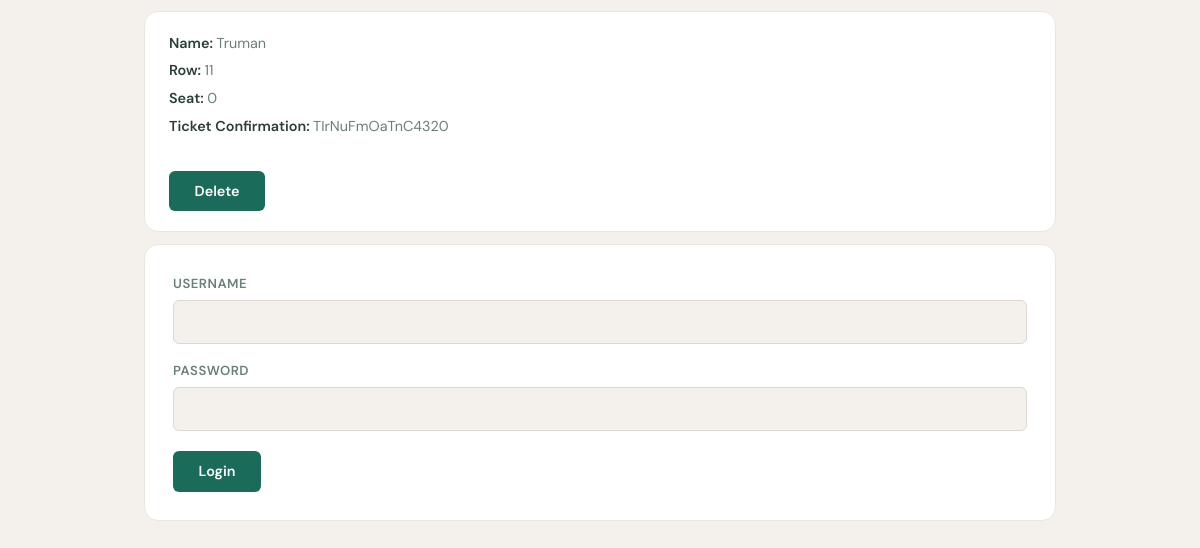
The app's page /admin (signed in, lower part), older data.
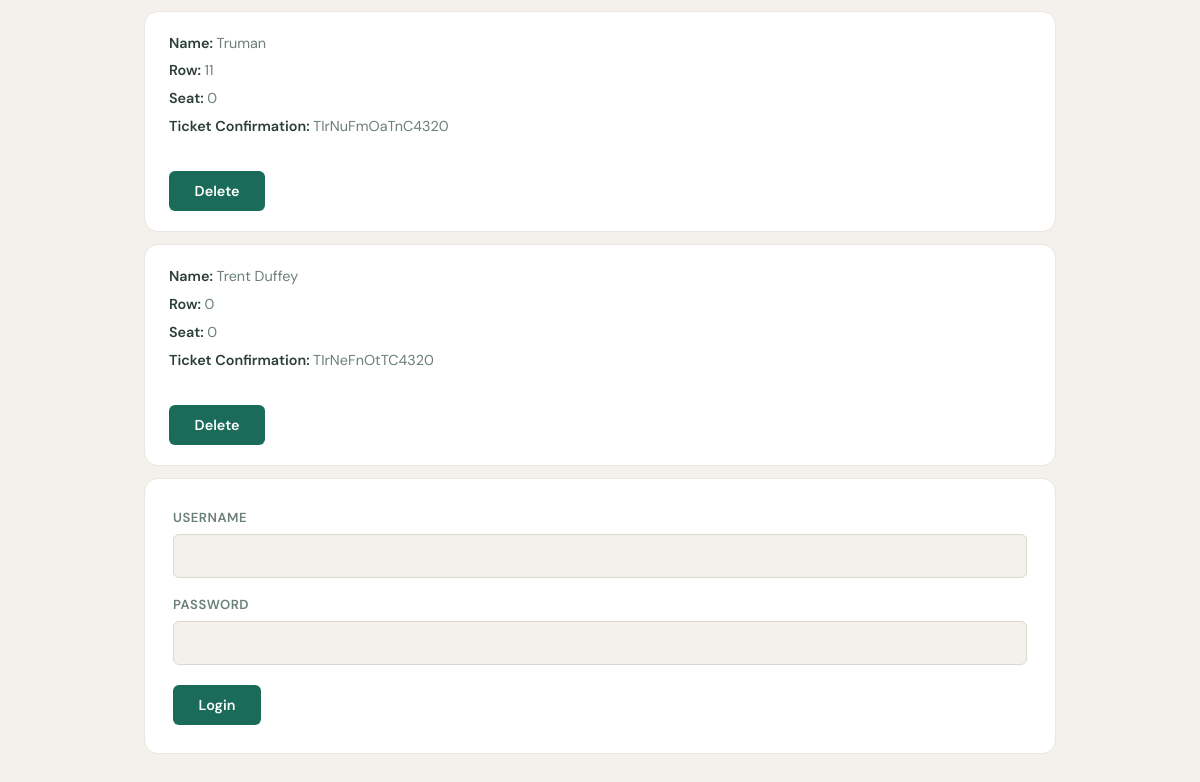
The same page, newer data.
### tables this page shows
CREATE TABLE reservations (
    id INTEGER PRIMARY KEY AUTOINCREMENT,
    passengerName TEXT NOT NULL,
    seatRow INTEGER NOT NULL,
    seatColumn INTEGER NOT NULL,
    eTicketNumber TEXT NOT NULL,
    created TIMESTAMP NOT NULL DEFAULT CURRENT_TIMESTAMP
);

### app.py (the view, shortened to what this page needs)
@app.route('/admin', methods=('GET','POST'))
def admin_get():
    reservations = []
    if session.get('admin_logged_in'):
        mydb = sqlite3.connect(os.path.join(os.path.dirname(__file__), "reservations.db"))
        mydb.row_factory = sqlite3.Row
        cursor = mydb.cursor()
        cursor.execute("SELECT * FROM reservations;")
        reservations = cursor.fetchall()
        mydb.close()
    return render_template('admin.html', reservations=reservations)

### templates/admin.html (shortened to what this page needs)
{% extends 'base.html' %}
{% block content %}
    {% if session.get('admin_logged_in') %}
        {% include 'admin_dashboard.html' %}
    {% endif %}
    <form method="POST" class="login-form">
        <label>Username</label>
        <input type="text" name="username" required>
        <label>Password</label>
        <input type="text" name="password" required>
        <button type="submit">Login</button>
    </form>
{% endblock %}

### templates/base.html (shortened to what this page needs)
<!DOCTYPE html>
<html lang="en">
<head>
</head>
<body>
        <div class="content">
            {% block content %} {% endblock %}
        </div>
</body>
</html>

### templates/admin_dashboard.html (shortened to what this page needs)
{% block content %}
    {% for reservation in reservations %}
        <div class="post">
                <p><strong>Name: </strong> {{ reservation['passengerName'] }}</p>
                <p><strong>Row: </strong> {{ reservation['seatRow'] }}</p>
                <p><strong>Seat: </strong> {{ reservation['seatColumn'] }}</p>
                <p><strong>Ticket Confirmation: </strong> {{ reservation['eticketNumber'] }}</p>
                <form action="{{ url_for('delete_reservation', id=reservation['id']) }}" method="POST" style="display:inline;">
                    <button type="submit" onclick="return confirm('Are you sure you want to delete this reservation?')">Delete</button>
                </form>
        </div>
    {% endfor %}
{% endblock %}

### templates/base.html (style rules this page uses)
*, *::before, *::after { box-sizing: border-box; margin: 0; padding: 0; }
:root { --color-bg: #f4f1ec; --color-surface: #ffffff; --color-surface-hover: #fafaf8; --color-primary: #1a6b5a; --color-primary-light: #e6f2ef; --color-primary-dark: #0f4a3e; --color-accent: #c7553b; --color-accent-light: #fdf0ed; --color-text: #2c3e3a; --color-text-muted: #6b7f7a; --color-text-light: #94a5a0; --color-border: #ddd8d0; --color-border-light: #eae6e0; --color-danger: #c7553b; --color-danger-bg: #fdf0ed; --font-display: 'Fraunces', Georgia, serif; --font-body: 'DM Sans', -apple-system, sans-serif; --shadow-sm: 0 1px 3px rgba(0,0,0,0.04), 0 1px 2px rgba(0,0,0,0.06); --shadow-md: 0 4px 12px rgba(0,0,0,0.06), 0 1px 4px rgba(0,0,0,0.04); --radius-sm: 6px; --radius-md: 10px; --radius-lg: 14px; --transition: 0.2s ease; }
body { font-family: var(--font-body); background-color: var(--color-bg); color: var(--color-text); line-height: 1.6; min-height: 100vh; }
.content { max-width: 960px; margin: 2rem auto; padding: 0 1.5rem; }
.post { background: var(--color-surface); border: 1px solid var(--color-border-light); border-radius: var(--radius-lg); padding: 1.25rem 1.5rem; margin-bottom: 0.75rem; display: flex; align-items: center; justify-content: space-between; gap: 1.5rem; transition: box-shadow var(--transition), border-color var(--transition); animation: fadeIn 0.35s ease both; flex-direction: column; align-items: flex-start; gap: 0.3rem; }
.post p { font-size: 0.9rem; color: var(--color-text-muted); margin: 0 2rem 0 0; display: inline; }
.post p b, .post p strong { font-weight: 600; color: var(--color-text); }
form { background: var(--color-surface); border: 1px solid var(--color-border-light); border-radius: var(--radius-lg); padding: 1.75rem; }
.post form, form + form { background: none; border: none; padding: 0; border-radius: 0; margin-top: 0.5rem; }
label { display: block; font-size: 0.82rem; font-weight: 600; color: var(--color-text-muted); text-transform: uppercase; letter-spacing: 0.04em; margin-bottom: 0.35rem; margin-top: 1rem; }
label:first-of-type { margin-top: 0; }
input[type="text"], select { width: 100%; padding: 0.7rem 0.9rem; font-family: var(--font-body); font-size: 0.95rem; color: var(--color-text); background: var(--color-bg); border: 1px solid var(--color-border); border-radius: var(--radius-sm); outline: none; transition: border-color var(--transition), box-shadow var(--transition); }
button[type="submit"], input[type="submit"] { display: inline-flex; align-items: center; justify-content: center; font-family: var(--font-body); font-size: 0.9rem; font-weight: 600; padding: 0.7rem 1.6rem; border: none; border-radius: var(--radius-sm); cursor: pointer; background: var(--color-primary); color: #fff; transition: background var(--transition), transform 0.1s ease, box-shadow var(--transition); margin-top: 1.25rem; }

Row changes from the older to the newer data that the page shows:
added reservations: passengerName "Trent Duffey", seatRow "0", seatColumn "0", eticketNumber "TIrNeFnOtTC4320"
